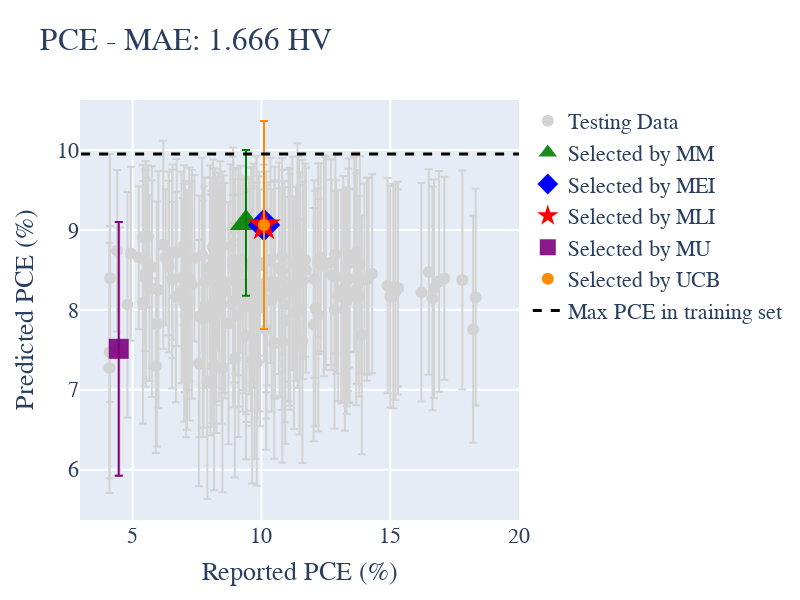

Notebook cell for this chart:
### Code cell
plotly.offline.init_notebook_mode(connected=True)

layout0= go.Layout(title= "PCE - MAE: %.3f HV" %MAE_testing, hovermode= 'closest',
                   font = dict(family='Times New Roman',size=22),
                   xaxis= dict(title= 'Reported PCE (%)',zeroline= False, gridwidth= 2),
                   yaxis= dict(title= 'Predicted PCE (%)',zeroline= False, gridwidth= 2),#range=[-350,3750]),
                   height=600,
                   width=800,
     showlegend= True                 
)

# fit  = np.linspace(min(df['PCE']), max(df['PCE']))
# trace0 = go.Scatter(x = train_outputs, y = y_train, mode = 'markers', text=train_inputs.index, marker= dict(size= 12, color= 'blue'),name='Training Data')
trace1 = go.Scatter(x = y[~in_train] ,y = y_pred, mode = 'markers', text=test_inputs.index,marker= dict(size= 12, color= 'lightgray'), 
                    error_y = dict(type='data',array=y_std,visible=True),name='Testing Data')
# trace2 = go.Scatter(x = fit ,y = fit, mode = 'lines', marker= dict(size= 12, color= 'black'), text = 'Fit',name='Linear Fit')

trace_mm = go.Scatter(x = [y[~in_train][y[~in_train].index[mm_selection]]] ,y = [y_pred[mm_selection]], mode = 'markers+text',textfont=dict(color='#008000'),marker= dict(symbol = 'triangle-up',size= 28, color= 'green',opacity=0.9), 
                    error_y = dict(type='data',array=[y_std[mm_selection]],visible=True),name='Selected by MM')

trace_mei = go.Scatter(x = [y[~in_train][y[~in_train].index[mei_selection]]] ,y = [y_pred[mei_selection]], mode = 'markers+text',textfont=dict(color='#0000ff'),marker= dict(symbol = 'diamond',size= 25, color= 'blue',opacity=1), 
                    error_y = dict(type='data',array=[y_std[mei_selection]],visible=True),name='Selected by MEI')

trace_mli = go.Scatter(x = [y[~in_train][y[~in_train].index[mli_selection]]] ,y = [y_pred[mli_selection]], mode = 'markers+text',textfont=dict(color='#ff0000'),marker= dict(symbol = 'star',size= 25, color= 'red',opacity=1), 
                    error_y = dict(type='data',array=[y_std[mli_selection]],visible=True),name='Selected by MLI')

trace_mu = go.Scatter(x = [y[~in_train][y[~in_train].index[mu_selection]]] ,y = [y_pred[mu_selection]], mode = 'markers+text',textfont=dict(color='#800080'),marker= dict(symbol = 'square',size= 20, color= 'purple',opacity=0.9), 
                    error_y = dict(type='data',array=[y_std[mu_selection]],visible=True),name='Selected by MU')

trace_ucb = go.Scatter(x = [y[~in_train][y[~in_train].index[ucb_selection]]] ,y = [y_pred[ucb_selection]], mode = 'markers+text',textfont=dict(color='#ff8c00'),marker= dict(symbol = 'circle',size= 12, color= 'darkorange',opacity=1), 
                    error_y = dict(type='data',array=[y_std[ucb_selection]],visible=True),name='Selected by UCB')

x_line=[3,20]
y_line=[PCE_train_max,PCE_train_max]
line=go.Scatter(x=x_line, y=y_line,mode='lines',name='Max PCE in training set',line = dict(color='black', width=3, dash='dash'))

data1 = [trace1, trace_mm, trace_mei, trace_mli ,trace_mu, trace_ucb, line]
fig1= go.Figure(data1, layout=layout0)
iplot(fig1)

### Figure 1 — Plotly figure (JSON) as saved in the notebook; plotly's stock layout.template omitted (floating-point values rounded to 4 significant figures; data arrays with more than 128 entries replaced by an {"elided": "..."} marker saying what was removed)
{"data": [{"error_y": {"array": {"elided": "190 float values"}, "type": "data", "visible": true}, "marker": {"color": "lightgray", "size": 12}, "mode": "markers", "name": "Testing Data", "text": [58, 40, 34, 102, 184, 198, 95, 4, 29, 168, 171, 18, 11, 89, 110, 118, 159, 35, 136, 59], "type": "scatter", "x": {"elided": "190 float values"}, "y": {"elided": "190 float values"}}, {"error_y": {"array": [0.9129], "type": "data", "visible": true}, "marker": {"color": "green", "opacity": 0.9, "size": 28, "symbol": "triangle-up"}, "mode": "markers+text", "name": "Selected by MM", "textfont": {"color": "#008000"}, "type": "scatter", "x": [9.4], "y": [9.088]}, {"error_y": {"array": [1.302], "type": "data", "visible": true}, "marker": {"color": "blue", "opacity": 1, "size": 25, "symbol": "diamond"}, "mode": "markers+text", "name": "Selected by MEI", "textfont": {"color": "#0000ff"}, "type": "scatter", "x": [10.1], "y": [9.062]}, {"error_y": {"array": [1.302], "type": "data", "visible": true}, "marker": {"color": "red", "opacity": 1, "size": 25, "symbol": "star"}, "mode": "markers+text", "name": "Selected by MLI", "textfont": {"color": "#ff0000"}, "type": "scatter", "x": [10.1], "y": [9.062]}, {"error_y": {"array": [1.587], "type": "data", "visible": true}, "marker": {"color": "purple", "opacity": 0.9, "size": 20, "symbol": "square"}, "mode": "markers+text", "name": "Selected by MU", "textfont": {"color": "#800080"}, "type": "scatter", "x": [4.46], "y": [7.512]}, {"error_y": {"array": [1.302], "type": "data", "visible": true}, "marker": {"color": "darkorange", "opacity": 1, "size": 12, "symbol": "circle"}, "mode": "markers+text", "name": "Selected by UCB", "textfont": {"color": "#ff8c00"}, "type": "scatter", "x": [10.1], "y": [9.062]}, {"line": {"color": "black", "dash": "dash", "width": 3}, "mode": "lines", "name": "Max PCE in training set", "type": "scatter", "x": [3, 20], "y": [9.95, 9.95]}], "layout": {"font": {"family": "Times New Roman", "size": 22}, "height": 600, "hovermode": "closest", "showlegend": true, "title": {"text": "PCE - MAE: 1.666 HV"}, "width": 800, "xaxis": {"gridwidth": 2, "title": {"text": "Reported PCE (%)"}, "zeroline": false}, "yaxis": {"gridwidth": 2, "title": {"text": "Predicted PCE (%)"}, "zeroline": false}}}
